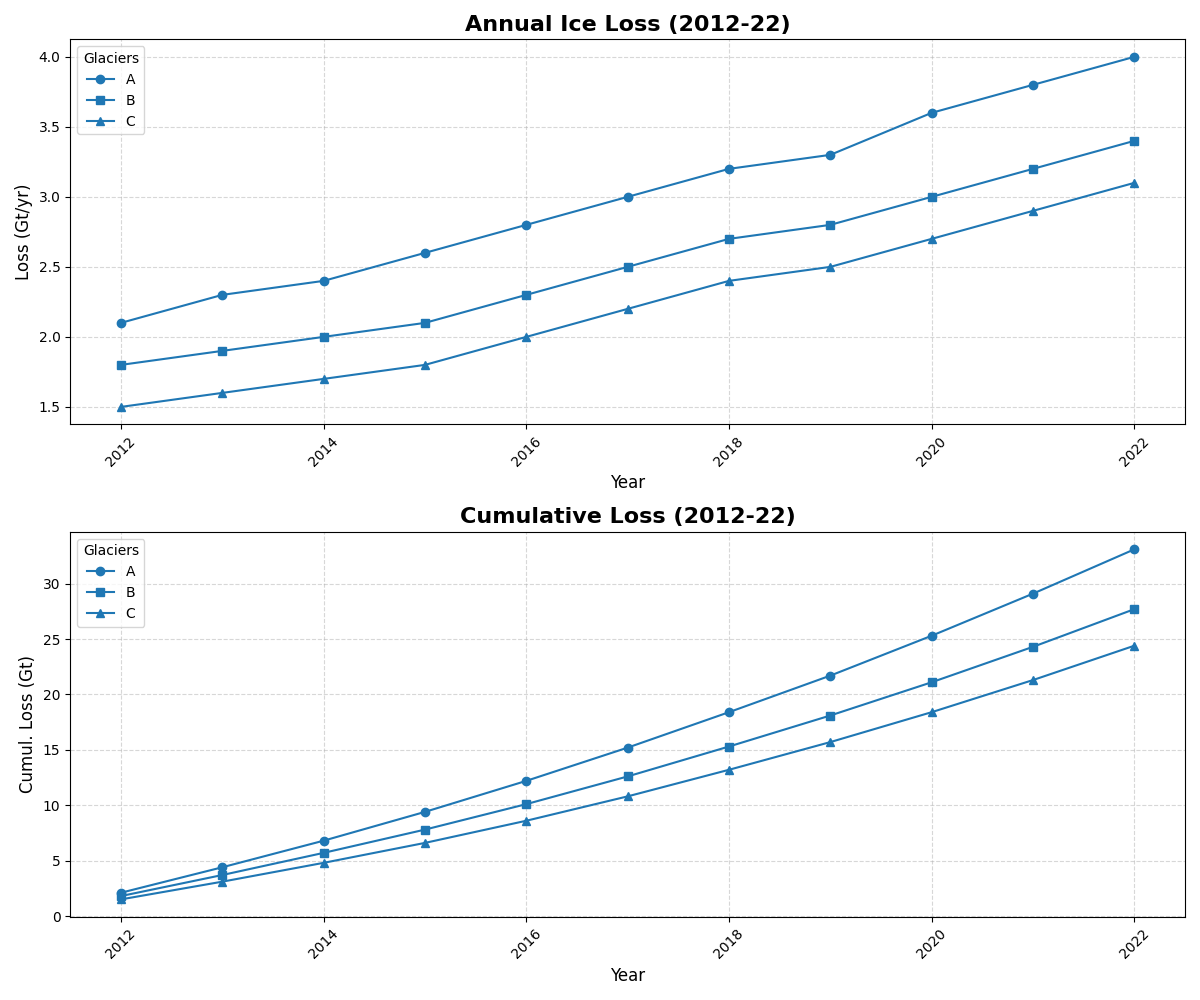

Generate this figure with Python:
import matplotlib.pyplot as plt
import numpy as np

years = np.arange(2012, 2023)

glacier_a = np.array([2.1, 2.3, 2.4, 2.6, 2.8, 3.0, 3.2, 3.3, 3.6, 3.8, 4.0])
glacier_b = np.array([1.8, 1.9, 2.0, 2.1, 2.3, 2.5, 2.7, 2.8, 3.0, 3.2, 3.4])
glacier_c = np.array([1.5, 1.6, 1.7, 1.8, 2.0, 2.2, 2.4, 2.5, 2.7, 2.9, 3.1])

cumulative_a = np.cumsum(glacier_a)
cumulative_b = np.cumsum(glacier_b)
cumulative_c = np.cumsum(glacier_c)

fig, axs = plt.subplots(2, 1, figsize=(12, 10))

axs[0].plot(years, glacier_a, marker='o', label='A', color='#1f77b4')
axs[0].plot(years, glacier_b, marker='s', label='B', color='#1f77b4')
axs[0].plot(years, glacier_c, marker='^', label='C', color='#1f77b4')
axs[0].set_title("Annual Ice Loss (2012-22)", fontsize=16, fontweight='bold')
axs[0].set_xlabel("Year", fontsize=12)
axs[0].set_ylabel("Loss (Gt/yr)", fontsize=12)
axs[0].legend(title='Glaciers', fontsize=10)
axs[0].grid(True, linestyle='--', alpha=0.5)
axs[0].tick_params(axis='x', rotation=45)

axs[1].plot(years, cumulative_a, marker='o', label='A', color='#1f77b4')
axs[1].plot(years, cumulative_b, marker='s', label='B', color='#1f77b4')
axs[1].plot(years, cumulative_c, marker='^', label='C', color='#1f77b4')
axs[1].set_title("Cumulative Loss (2012-22)", fontsize=16, fontweight='bold')
axs[1].set_xlabel("Year", fontsize=12)
axs[1].set_ylabel("Cumul. Loss (Gt)", fontsize=12)
axs[1].legend(title='Glaciers', fontsize=10)
axs[1].grid(True, linestyle='--', alpha=0.5)
axs[1].tick_params(axis='x', rotation=45)

plt.tight_layout()
plt.show()
